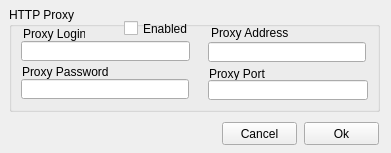
<?xml version="1.0" encoding="UTF-8"?>
<ui version="4.0">
 <class>Settings</class>
 <widget class="QWidget" name="Settings">
  <property name="geometry">
   <rect>
    <x>0</x>
    <y>0</y>
    <width>391</width>
    <height>153</height>
   </rect>
  </property>
  <property name="maximumSize">
   <size>
    <width>391</width>
    <height>16777215</height>
   </size>
  </property>
  <property name="windowTitle">
   <string>Form</string>
  </property>
  <widget class="QPushButton" name="cancelButton">
   <property name="geometry">
    <rect>
     <x>222</x>
     <y>122</y>
     <width>75</width>
     <height>23</height>
    </rect>
   </property>
   <property name="text">
    <string>Cancel</string>
   </property>
  </widget>
  <widget class="QPushButton" name="OkButton">
   <property name="geometry">
    <rect>
     <x>304</x>
     <y>122</y>
     <width>75</width>
     <height>23</height>
    </rect>
   </property>
   <property name="text">
    <string>Ok</string>
   </property>
  </widget>
  <widget class="QGroupBox" name="groupBox_2">
   <property name="geometry">
    <rect>
     <x>9</x>
     <y>7</y>
     <width>371</width>
     <height>105</height>
    </rect>
   </property>
   <property name="title">
    <string>HTTP Proxy </string>
   </property>
   <widget class="QLabel" name="label_3">
    <property name="geometry">
     <rect>
      <x>14</x>
      <y>19</y>
      <width>62</width>
      <height>16</height>
     </rect>
    </property>
    <property name="text">
     <string>Proxy Login</string>
    </property>
   </widget>
   <widget class="QLabel" name="label_4">
    <property name="geometry">
     <rect>
      <x>13</x>
      <y>57</y>
      <width>97</width>
      <height>16</height>
     </rect>
    </property>
    <property name="text">
     <string>Proxy Password</string>
    </property>
   </widget>
   <widget class="QLabel" name="label_5">
    <property name="geometry">
     <rect>
      <x>202</x>
      <y>18</y>
      <width>124</width>
      <height>16</height>
     </rect>
    </property>
    <property name="text">
     <string>Proxy Address</string>
    </property>
   </widget>
   <widget class="QLabel" name="label_6">
    <property name="geometry">
     <rect>
      <x>200</x>
      <y>59</y>
      <width>70</width>
      <height>16</height>
     </rect>
    </property>
    <property name="text">
     <string>Proxy Port</string>
    </property>
   </widget>
   <widget class="QLineEdit" name="LoginNameEdit">
    <property name="geometry">
     <rect>
      <x>12</x>
      <y>34</y>
      <width>169</width>
      <height>20</height>
     </rect>
    </property>
    <property name="maxLength">
     <number>20</number>
    </property>
   </widget>
   <widget class="QLineEdit" name="passwordEdit">
    <property name="geometry">
     <rect>
      <x>12</x>
      <y>72</y>
      <width>168</width>
      <height>20</height>
     </rect>
    </property>
    <property name="maxLength">
     <number>20</number>
    </property>
    <property name="echoMode">
     <enum>QLineEdit::Password</enum>
    </property>
   </widget>
   <widget class="QLineEdit" name="proxyAddressEdit">
    <property name="geometry">
     <rect>
      <x>199</x>
      <y>35</y>
      <width>158</width>
      <height>20</height>
     </rect>
    </property>
    <property name="maxLength">
     <number>50</number>
    </property>
   </widget>
   <widget class="QLineEdit" name="proxyPortEdit">
    <property name="geometry">
     <rect>
      <x>199</x>
      <y>73</y>
      <width>160</width>
      <height>20</height>
     </rect>
    </property>
    <property name="maxLength">
     <number>5</number>
    </property>
   </widget>
   <widget class="QCheckBox" name="enabledCheckBox">
    <property name="geometry">
     <rect>
      <x>115</x>
      <y>13</y>
      <width>70</width>
      <height>17</height>
     </rect>
    </property>
    <property name="text">
     <string>Enabled</string>
    </property>
   </widget>
  </widget>
 </widget>
 <tabstops>
  <tabstop>LoginNameEdit</tabstop>
  <tabstop>passwordEdit</tabstop>
  <tabstop>proxyAddressEdit</tabstop>
  <tabstop>proxyPortEdit</tabstop>
  <tabstop>cancelButton</tabstop>
  <tabstop>OkButton</tabstop>
 </tabstops>
 <resources/>
 <connections/>
</ui>
